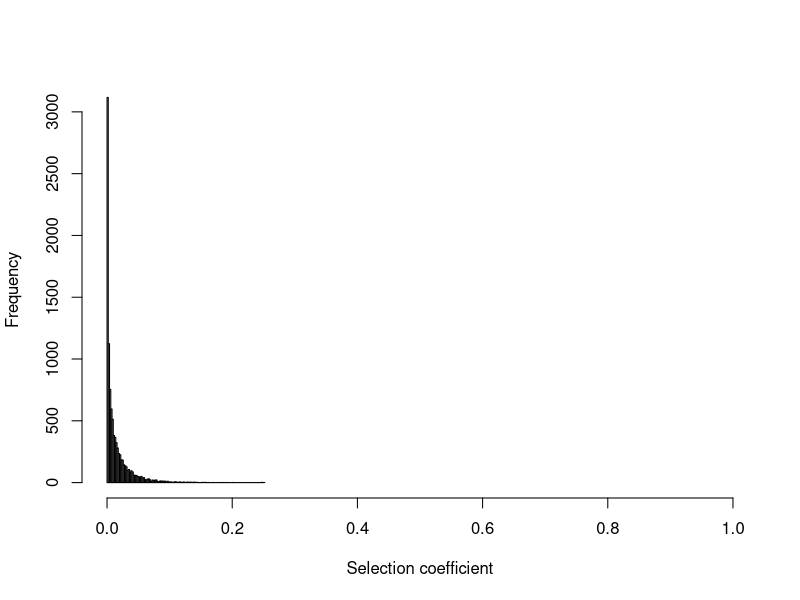

R code for this plot: (Note: this script raises an error after producing the figure.)
## ---- chunk 1
knitr::opts_chunk$set(comment = "",
                      fig.align = 'center',
                      out.width = "75%")
## ---- chunk 2

# DFE function
genGammaFitness <- function(shape, rate) {
  function() rgamma(n = 1, shape = shape, rate = rate)
}
fitnessFn <- genGammaFitness(shape = 0.47, rate = 34) # parameters from Mitchell et al. 2022

# Plot DFE
hist(sapply(1:1e4, function(x) exp(fitnessFn()) - 1),
     breaks = 100, xlim = c(0, 1),
     xlab = "Selection coefficient", main = "")

## ---- chunk 3
SEED <- 1212121
initSimPop(SEED, bForce = TRUE)

sim <- run_driver_process_sim(
  simpop                   = NULL,  
  initial_division_rate    = 0.1,  
  final_division_rate      = 1/365,   
  target_pop_size          = 1e5, 
  nyears                   = 80,  
  fitness                  = fitnessFn, 
  drivers_per_cell_per_day = 2.0e-3 / 365  
)
## ---- chunk 4

# Sample 100 cells from the population
st <- get_subsampled_tree(sim, 100)

# Re-scale the phylogeny by mutations
st_mut <- get_elapsed_time_tree(st, 
                                mutrateperdivision = 0, 
                                backgroundrate = 16.8/365)

# Plot driver events on the phylogeny
plot_tree_events(st_mut,
                 cex.label = 0,
                 legpos = NULL)
